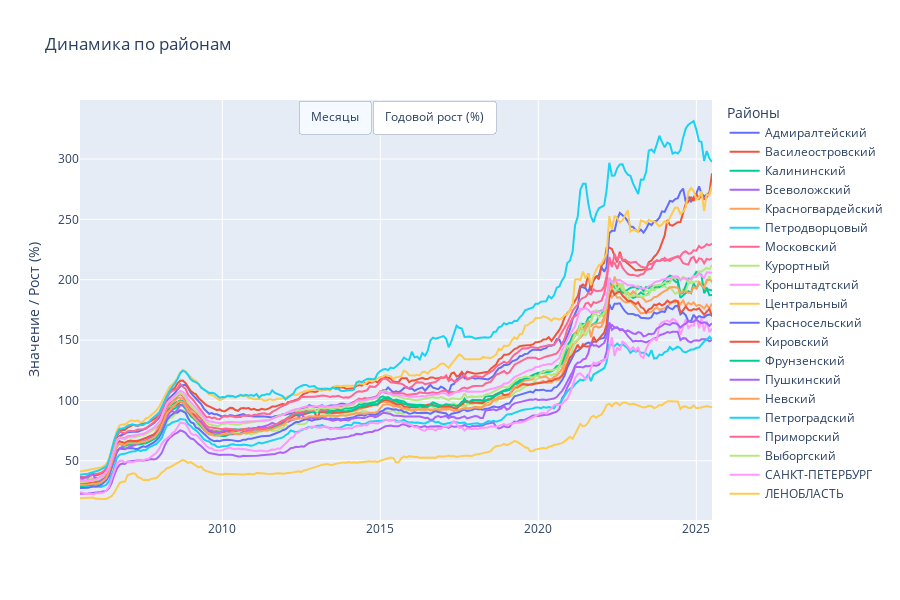

Notebook cell for this chart:
### Markdown cell above
Не очень хорошо видно года - в график "рост в процентах" изменим шаг по оси x

### Code cell
import plotly.graph_objects as go

# Данные
dataset['Год'] = dataset['Дата'].dt.year
annual_avg = dataset.groupby('Год')[districts].mean()
annual_pct_change = annual_avg.pct_change() * 100

# Фигура с двумя вкладками
fig = go.Figure()

# Вкладка 1: Месячные значения
for district in districts:
    fig.add_trace(go.Scatter(
        x=dataset['Дата'].tolist(),
        y=pd.to_numeric(dataset[district], errors='coerce').tolist(),
        mode='lines',
        name=district.replace('o_', ''),
    ))

# Вкладка 2: Годовой рост %
for district in districts:
    fig.add_trace(go.Scatter(
        x=annual_pct_change.index.tolist(),
        y=annual_pct_change[district].tolist(),
        mode='lines+markers',
        name=district.replace('o_', ''),
        visible=False
    ))

# Кнопки для вкладок
buttons = [
    dict(label="Месяцы",
         method="update",
         args=[{"visible": [True]*len(districts) + [False]*len(districts)},
               {"title": "Динамика по месяцам",
                "xaxis": {"title": "Дата"}}]),
    dict(label="Годовой рост (%)",
         method="update",
         args=[{"visible": [False]*len(districts) + [True]*len(districts)},
               {"title": "Годовой рост (%) по районам",
                "xaxis": {"title": "Год", "dtick": 1}}])
]

fig.update_layout(
    updatemenus=[dict(type="buttons", buttons=buttons, direction="right", x=0.5, xanchor="center")],
    height=600,
    hovermode='x unified',
    legend_title_text='Районы',
    title="Динамика по районам"
)

fig.update_yaxes(title_text="Значение / Рост (%)")

fig.show()

# Сохраняем интерактивный график в HTML
fig.write_html("EDA_dynamics.html", include_plotlyjs='cdn')
print("✅ График сохранён в файл EDA_dynamics.html")

### Figure 1 — Plotly figure (JSON) as saved in the notebook; plotly's stock layout.template omitted (floating-point values rounded to 4 significant figures; data arrays with more than 128 entries replaced by an {"elided": "..."} marker saying what was removed)
{"data": [{"mode": "lines", "name": "Адмиралтейский", "type": "scatter", "x": {"elided": "241 str values"}, "y": {"elided": "241 float values"}}, {"mode": "lines", "name": "Василеостровский", "type": "scatter", "x": {"elided": "241 str values"}, "y": {"elided": "241 float values"}}, {"mode": "lines", "name": "Калининский", "type": "scatter", "x": {"elided": "241 str values"}, "y": {"elided": "241 float values"}}, {"mode": "lines", "name": "Всеволожский", "type": "scatter", "x": {"elided": "241 str values"}, "y": {"elided": "241 float values"}}, {"mode": "lines", "name": "Красногвардейский", "type": "scatter", "x": {"elided": "241 str values"}, "y": {"elided": "241 float values"}}, {"mode": "lines", "name": "Петродворцовый", "type": "scatter", "x": {"elided": "241 str values"}, "y": {"elided": "241 float values"}}, {"mode": "lines", "name": "Московский", "type": "scatter", "x": {"elided": "241 str values"}, "y": {"elided": "241 float values"}}, {"mode": "lines", "name": "Курортный", "type": "scatter", "x": {"elided": "241 str values"}, "y": {"elided": "241 float values"}}, {"mode": "lines", "name": "Кронштадтский", "type": "scatter", "x": {"elided": "241 str values"}, "y": {"elided": "241 float values"}}, {"mode": "lines", "name": "Центральный", "type": "scatter", "x": {"elided": "241 str values"}, "y": {"elided": "241 float values"}}, {"mode": "lines", "name": "Красносельский", "type": "scatter", "x": {"elided": "241 str values"}, "y": {"elided": "241 float values"}}, {"mode": "lines", "name": "Кировский", "type": "scatter", "x": {"elided": "241 str values"}, "y": {"elided": "241 float values"}}, {"mode": "lines", "name": "Фрунзенский", "type": "scatter", "x": {"elided": "241 str values"}, "y": {"elided": "241 float values"}}, {"mode": "lines", "name": "Пушкинский", "type": "scatter", "x": {"elided": "241 str values"}, "y": {"elided": "241 float values"}}, {"mode": "lines", "name": "Невский", "type": "scatter", "x": {"elided": "241 str values"}, "y": {"elided": "241 float values"}}, {"mode": "lines", "name": "Петроградский", "type": "scatter", "x": {"elided": "241 str values"}, "y": {"elided": "241 float values"}}, {"mode": "lines", "name": "Приморский", "type": "scatter", "x": {"elided": "241 str values"}, "y": {"elided": "241 float values"}}, {"mode": "lines", "name": "Выборгский", "type": "scatter", "x": {"elided": "241 str values"}, "y": {"elided": "241 float values"}}, {"mode": "lines", "name": "CАНКТ-ПЕТЕРБУРГ", "type": "scatter", "x": {"elided": "241 str values"}, "y": {"elided": "241 float values"}}, {"mode": "lines", "name": "ЛЕНОБЛАСТЬ", "type": "scatter", "x": {"elided": "241 str values"}, "y": {"elided": "241 float values"}}, {"mode": "lines+markers", "name": "Адмиралтейский", "type": "scatter", "visible": false, "x": [2005, 2006, 2007, 2008, 2009, 2010, 2011, 2012, 2013, 2014, 2015, 2016, 2017, 2018, 2019, 2020, 2021, 2022, 2023, 2024, 2025], "y": [null, 48.26, 47.65, 34.89, -8.426, -7.637, -0.5432, 5.895, 4.136, 4.842, 7.956, 1.443, 4.827, 5.011, 12.43, 7.445, 27.94, 26.82, 3.329, 8.548, 2.387]}, {"mode": "lines+markers", "name": "Василеостровский", "type": "scatter", "visible": false, "x": [2005, 2006, 2007, 2008, 2009, 2010, 2011, 2012, 2013, 2014, 2015, 2016, 2017, 2018, 2019, 2020, 2021, 2022, 2023, 2024, 2025], "y": [null, 47.2, 47.79, 31.85, -7.709, -5.889, 1.419, 9.231, 6.879, 2.916, 3.861, 0.5552, 2.843, 4.965, 12.86, 8.402, 23.41, 13.42, -1.552, 17.78, 7.52]}, {"mode": "lines+markers", "name": "Калининский", "type": "scatter", "visible": false, "x": [2005, 2006, 2007, 2008, 2009, 2010, 2011, 2012, 2013, 2014, 2015, 2016, 2017, 2018, 2019, 2020, 2021, 2022, 2023, 2024, 2025], "y": [null, 56.71, 40.44, 37.57, -14.17, -4.697, 3.209, 13.36, 3.588, 4.709, 4.199, -4.01, 0.869, 6.277, 11.4, 11.2, 27.71, 14.98, 0.9972, 2.091, -0.9177]}, {"mode": "lines+markers", "name": "Всеволожский", "type": "scatter", "visible": false, "x": [2005, 2006, 2007, 2008, 2009, 2010, 2011, 2012, 2013, 2014, 2015, 2016, 2017, 2018, 2019, 2020, 2021, 2022, 2023, 2024, 2025], "y": [null, 47.3, 49.7, 34.91, -11.35, -9.925, 1.367, 12.42, 10.02, 6.815, 8.07, -0.3123, -0.02604, 1.182, 5.029, 11.93, 35.8, 20.34, -1.34, 1.879, -2.049]}, {"mode": "lines+markers", "name": "Красногвардейский", "type": "scatter", "visible": false, "x": [2005, 2006, 2007, 2008, 2009, 2010, 2011, 2012, 2013, 2014, 2015, 2016, 2017, 2018, 2019, 2020, 2021, 2022, 2023, 2024, 2025], "y": [null, 55.26, 42.84, 37.97, -14.83, -6.517, 3.952, 12.87, 1.996, 3.686, 2.932, -4.46, 2.509, 5.026, 11.78, 7.309, 29.67, 16.99, -2.909, 2.973, -1.108]}, {"mode": "lines+markers", "name": "Петродворцовый", "type": "scatter", "visible": false, "x": [2005, 2006, 2007, 2008, 2009, 2010, 2011, 2012, 2013, 2014, 2015, 2016, 2017, 2018, 2019, 2020, 2021, 2022, 2023, 2024, 2025], "y": [null, 39.95, 48.83, 32.95, -13.16, -8.397, 4.806, 14.01, 3.918, 4.139, 2.108, -1.633, -0.6488, 1.371, 10.8, 6.304, 20.93, 19.82, -1.319, 2.342, 4.278]}, {"mode": "lines+markers", "name": "Московский", "type": "scatter", "visible": false, "x": [2005, 2006, 2007, 2008, 2009, 2010, 2011, 2012, 2013, 2014, 2015, 2016, 2017, 2018, 2019, 2020, 2021, 2022, 2023, 2024, 2025], "y": [null, 49.77, 39.32, 34.82, -13.14, -4.111, 4.155, 11.55, 2.424, 4.445, 6.155, 0.1447, 3.026, 5.16, 12.54, 7.09, 22.55, 12.64, 1.051, 3.635, -0.1314]}, {"mode": "lines+markers", "name": "Курортный", "type": "scatter", "visible": false, "x": [2005, 2006, 2007, 2008, 2009, 2010, 2011, 2012, 2013, 2014, 2015, 2016, 2017, 2018, 2019, 2020, 2021, 2022, 2023, 2024, 2025], "y": [null, 30.33, 45.44, 28.01, -10.47, -4.159, 3.117, 8.636, 7.745, 2.373, 0.8333, 2.929, 3.381, 3.056, 9.962, 13.11, 28.68, 16.75, 3.333, 0.5344, 2.774]}, {"mode": "lines+markers", "name": "Кронштадтский", "type": "scatter", "visible": false, "x": [2005, 2006, 2007, 2008, 2009, 2010, 2011, 2012, 2013, 2014, 2015, 2016, 2017, 2018, 2019, 2020, 2021, 2022, 2023, 2024, 2025], "y": [null, 52.65, 46.2, 42.49, -11.22, -7.922, -0.9868, 24.01, 5.142, 3.054, 3.987, -7.248, 2.244, -0.2681, 5.904, 13.79, 29.23, 16.54, 4.074, 10.83, -0.6139]}, {"mode": "lines+markers", "name": "Центральный", "type": "scatter", "visible": false, "x": [2005, 2006, 2007, 2008, 2009, 2010, 2011, 2012, 2013, 2014, 2015, 2016, 2017, 2018, 2019, 2020, 2021, 2022, 2023, 2024, 2025], "y": [null, 43.04, 41.85, 33.22, -3.586, -5.673, -1.89, 5.1, 3.889, 3.797, 5.363, 2.955, 7.157, 3.362, 13.74, 7.761, 18.02, 21.51, 1.752, 5.644, 3.617]}, {"mode": "lines+markers", "name": "Красносельский", "type": "scatter", "visible": false, "x": [2005, 2006, 2007, 2008, 2009, 2010, 2011, 2012, 2013, 2014, 2015, 2016, 2017, 2018, 2019, 2020, 2021, 2022, 2023, 2024, 2025], "y": [null, 57.45, 42.15, 36.71, -14.75, -7.03, 6.144, 14.54, 3.514, 3.306, 4.838, -2.033, 0.5858, 3.939, 10.83, 8.127, 27.89, 18.73, -0.2563, 1.514, -1.905]}, {"mode": "lines+markers", "name": "Кировский", "type": "scatter", "visible": false, "x": [2005, 2006, 2007, 2008, 2009, 2010, 2011, 2012, 2013, 2014, 2015, 2016, 2017, 2018, 2019, 2020, 2021, 2022, 2023, 2024, 2025], "y": [null, 53.31, 42.46, 33.28, -13.14, -5.44, 3.69, 12.58, 2.438, 4.965, 3.638, -2.318, 0.7981, 5.648, 9.438, 6.414, 22.52, 23.98, -0.7218, 0.08847, -2.662]}, {"mode": "lines+markers", "name": "Фрунзенский", "type": "scatter", "visible": false, "x": [2005, 2006, 2007, 2008, 2009, 2010, 2011, 2012, 2013, 2014, 2015, 2016, 2017, 2018, 2019, 2020, 2021, 2022, 2023, 2024, 2025], "y": [null, 56.31, 39.39, 36.81, -13.5, -5.79, 6.612, 15.04, 2.674, 4.327, 4.446, -3.982, 2.281, 5.06, 13.49, 9.941, 24.69, 18.5, 2.651, 2.604, -0.8683]}, {"mode": "lines+markers", "name": "Пушкинский", "type": "scatter", "visible": false, "x": [2005, 2006, 2007, 2008, 2009, 2010, 2011, 2012, 2013, 2014, 2015, 2016, 2017, 2018, 2019, 2020, 2021, 2022, 2023, 2024, 2025], "y": [null, 22.2, 44.81, 34.3, -10.11, -6.991, 7.626, 7.127, -0.7052, 1.353, 2.635, -2.268, 0.04778, 5.208, 8.54, 5.919, 30.25, 15.61, -0.1579, 4.539, 0.5278]}, {"mode": "lines+markers", "name": "Невский", "type": "scatter", "visible": false, "x": [2005, 2006, 2007, 2008, 2009, 2010, 2011, 2012, 2013, 2014, 2015, 2016, 2017, 2018, 2019, 2020, 2021, 2022, 2023, 2024, 2025], "y": [null, 54.62, 41.36, 37.26, -15.03, -6.147, 4.862, 11.65, 2.692, 2.292, 6.153, -2.172, -0.0419, 5.361, 15.68, 8.613, 29.42, 18.2, -0.9024, 3.056, 2.713]}, {"mode": "lines+markers", "name": "Петроградский", "type": "scatter", "visible": false, "x": [2005, 2006, 2007, 2008, 2009, 2010, 2011, 2012, 2013, 2014, 2015, 2016, 2017, 2018, 2019, 2020, 2021, 2022, 2023, 2024, 2025], "y": [null, 47.41, 40.78, 35.98, -1.147, -5.254, 1.079, 3.792, 0.4118, 5.307, 12.08, 11.19, 7.214, 1.006, 9.805, 11.82, 33.11, 12.03, 3.952, 6.868, -2.48]}, {"mode": "lines+markers", "name": "Приморский", "type": "scatter", "visible": false, "x": [2005, 2006, 2007, 2008, 2009, 2010, 2011, 2012, 2013, 2014, 2015, 2016, 2017, 2018, 2019, 2020, 2021, 2022, 2023, 2024, 2025], "y": [null, 55.12, 41.36, 33.1, -14.33, -8.272, 3.184, 13.68, 4.647, 7.857, 5.214, 0.228, 2.444, 7.384, 12.22, 7.597, 24.62, 19.51, 1.67, 2.988, 3.546]}, {"mode": "lines+markers", "name": "Выборгский", "type": "scatter", "visible": false, "x": [2005, 2006, 2007, 2008, 2009, 2010, 2011, 2012, 2013, 2014, 2015, 2016, 2017, 2018, 2019, 2020, 2021, 2022, 2023, 2024, 2025], "y": [null, 55.76, 41.31, 35.92, -13.16, -5.069, 4.548, 8.564, 2.134, 5.883, 5.131, -2.691, 0.7407, 4.126, 10.09, 9.881, 23.81, 18.29, 0.9195, 5.105, 3.973]}, {"mode": "lines+markers", "name": "CАНКТ-ПЕТЕРБУРГ", "type": "scatter", "visible": false, "x": [2005, 2006, 2007, 2008, 2009, 2010, 2011, 2012, 2013, 2014, 2015, 2016, 2017, 2018, 2019, 2020, 2021, 2022, 2023, 2024, 2025], "y": [null, 52.81, 42.45, 35.88, -12.01, -6.101, 3.117, 10.2, 2.443, 4.674, 5.101, -0.9375, 2.485, 2.574, 11.09, 10.6, 26.46, 13.69, 1.229, 2.979, 1.431]}, {"mode": "lines+markers", "name": "ЛЕНОБЛАСТЬ", "type": "scatter", "visible": false, "x": [2005, 2006, 2007, 2008, 2009, 2010, 2011, 2012, 2013, 2014, 2015, 2016, 2017, 2018, 2019, 2020, 2021, 2022, 2023, 2024, 2025], "y": [null, 21.6, 55.72, 25.27, -6.003, -9.426, 1.36, 5.309, 13.76, 3.897, 5.371, 2.503, 1.903, 9.14, 5.94, 0.7712, 26.3, 20.91, -0.6229, 1.384, -2.308]}], "layout": {"height": 600, "hovermode": "x unified", "legend": {"title": {"text": "Районы"}}, "title": {"text": "Динамика по районам"}, "updatemenus": [{"buttons": [{"args": [{"visible": [true, true, true, true, true, true, true, true, true, true, true, true, true, true, true, true, true, true, true, true, false, false, false, false, false, false, false, false, false, false, false, false, false, false, false, false, false, false, false, false]}, {"title": "Динамика по месяцам", "xaxis": {"title": "Дата"}}], "label": "Месяцы", "method": "update"}, {"args": [{"visible": [false, false, false, false, false, false, false, false, false, false, false, false, false, false, false, false, false, false, false, false, true, true, true, true, true, true, true, true, true, true, true, true, true, true, true, true, true, true, true, true]}, {"title": "Годовой рост (%) по районам", "xaxis": {"dtick": 1, "title": "Год"}}], "label": "Годовой рост (%)", "method": "update"}], "direction": "right", "type": "buttons", "x": 0.5, "xanchor": "center"}], "yaxis": {"title": {"text": "Значение / Рост (%)"}}}}
